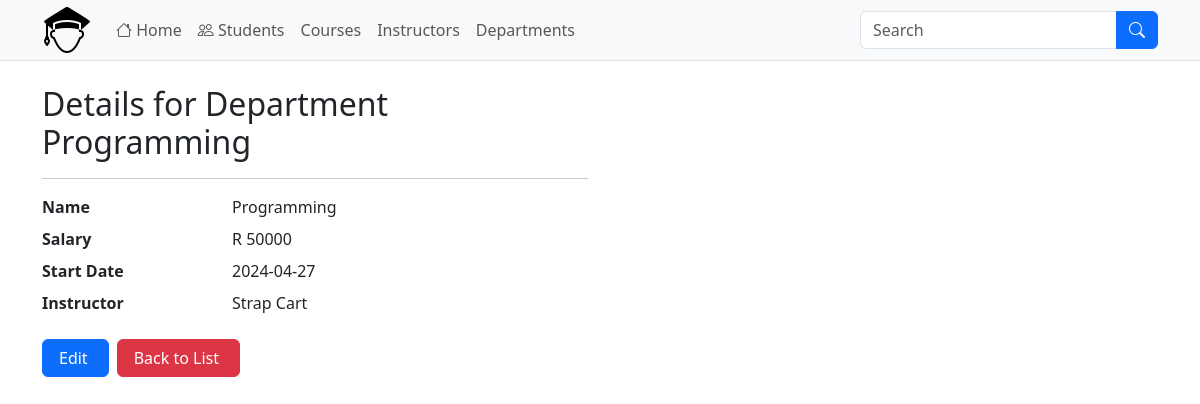
Screenshot of /view-department.php?departmentId=3 with the database file from the repository.
### tables this page shows
CREATE TABLE `departments` (
  `department_id` int(11) NOT NULL,
  `department_name` varchar(100) DEFAULT NULL,
  `salary` float(10,2) DEFAULT NULL,
  `start_date` date DEFAULT NULL,
  `instructor_id` int(11) DEFAULT NULL,
  `created_at` timestamp NOT NULL DEFAULT current_timestamp(),
  `updated_at` timestamp NOT NULL DEFAULT current_timestamp() ON UPDATE current_timestamp()
);

CREATE TABLE `instructors` (
  `instructor_id` int(11) NOT NULL,
  `first_name` varchar(50) DEFAULT NULL,
  `last_name` varchar(50) DEFAULT NULL,
  `email` varchar(100) DEFAULT NULL,
  `created_at` timestamp NOT NULL DEFAULT current_timestamp(),
  `updated_at` timestamp NOT NULL DEFAULT current_timestamp() ON UPDATE current_timestamp()
);

### classes/Db.php (called while the page is built, shortened)
<?php
class DB
{
    private $hostName = 'localhost';
    private $dbUser = 'root';
    private $dbPass = '';
    private $dbName = 'student_management_system';
    private $options = [];
    protected $conn;
    public function __construct()
    {
        if (!isset($this->conn)) {
            try {
                $this->conn = new PDO("mysql:host=" . $this->hostName . "; dbname=" . $this->dbName, $this->dbUser, $this->dbPass, $this->options);
            } catch (PDOException $e) {
                die($e->getMessage());
            }
        }
        return $this->conn;
    }
}

### classes/Department.php (called while the page is built, shortened)
<?php
include_once 'Db.php';
class Department extends DB
{
    public function getDepartment($data)
    {
        try {
            $id = $data['departmentId'];
            $stmt = $this->conn->prepare(
                "SELECT d.department_id, d.department_name, d.salary, d.start_date, d.instructor_id,
                        i.first_name, i.last_name
                FROM departments d
                JOIN instructors i
                ON d.instructor_id = i.instructor_id
                WHERE d.department_id = ?"
            );
            $stmt->execute([$id]);
            return $stmt->fetch(PDO::FETCH_ASSOC);
        } catch (PDOException $e) {
            $this->output = $e->getMessage();
            return $this->output;
        }
    }
}

### view-department.php (the view, shortened to what this page needs)
<?php
include './classes/Department.php';
if (isset($_GET['departmentId'])) {
    $departments = new Department();
    $department = $departments->getDepartment($_GET);
}
?>
<?php include './includes/header.php'; ?>
<div class="container">
    <div class="row">
        <div class="col-12 col-lg-6">
            <h2 class="mt-4 mb-3">Details for Department <?= $department['department_name'] ?></h2>
            <hr />
            <dl class="row">
                <dt class="col-sm-4">
                    Name
                </dt>
                <dd class="col-sm-8">
                    <?= $department['department_name'] ?>
                </dd>
                <dt class="col-sm-4">
                    Salary
                </dt>
                <dd class="col-sm-8">
                    R <?= $department['salary'] ?>
                </dd>
                <dt class="col-sm-4">
                    Start Date
                </dt>
                <dd class="col-sm-8">
                    <?= $department['start_date'] ?>
                </dd>
                <dt class="col-sm-4">
                    Instructor
                </dt>
                <dd class="col-sm-8">
                    <?= $department['first_name'] ?>
                    <?= $department['last_name'] ?>
                </dd>
            </dl>
            <div class="d-flex gap-2">
                <a href="update-department.php?departmentId=<?= $department['department_id'] ?>" class="btn btn-primary custom">Edit</a>
                <a href="departments.php" class="btn btn-danger custom">Back to List</a>
            </div>
        </div>
    </div>
</div>
<?php include './includes/footer.php'; ?>

### assets/css/styles.css (style rules this page uses)
.btn.custom { padding-left: 1rem !important; padding-right: 1.25rem !important; }

### rows the page displays
departments: department_name "Programming", salary "50000", start_date "2024-04-27", instructor.first_name "Strap", instructor.last_name "Cart"
